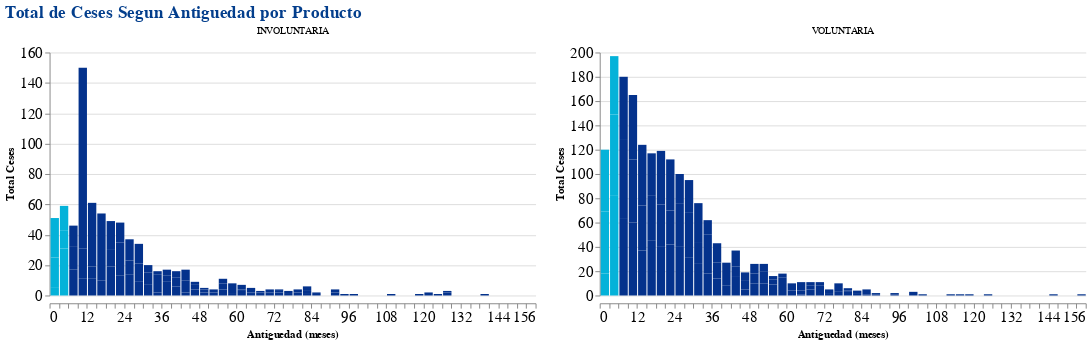

The notebook cell this image was saved under:
### Markdown cell above
* Grafico el total de ceses segun la antiguedad en meses de ambos cargos separados por tipo de cese (Voluntario o Involuntario), para vista general
    * Se ve una diferencia en el comportamiento en la antiguedad de ceses voluntarios vs ceses involuntarios
    * Los colores mas claros reflejan la clasificacion que la empresa le da a los ceses menores de 6 meses como Tempranos
    * En los ceses **involuntarios** el comportamiento durante los 9 primeros meses es diferente a los ceses de meses mayores o iguales a 12, donde ya se puede ver un comportamiento que disminuye en el tiempo
    * En los ceses **voluntarios** el comportamiento diferente se da solo los en 3 primeros meses, del mes 6 adelante los ceses disminuyen con el tiempo
    * Debido a este comportamiento diferente se debe hacer una analisis y prediccion para cada tipo de cese. **Considerando que los ceses involuntarios podrian deberse a despidos por diferente motivos, por lo que el analisis repercutiria en otro proyecto que vaya mas alineado al tema de seleccion, ya que los colaboradores contratados no cumplen con la expectativa de la empresa.**
    * Por lo tanto, para este proyecto se tomaran solo los ceses voluntarios. **Para este caso, al parecer la clasificacion de antiguedad que toma la empresa (6 meses) seria incorrecta, pues el cambio de comportamiento se da desde el mes 3**. Seria necesario un analisi por cargo de Ventas Grupal e Individual para validar esta hipotesis

### Code cell
ceses_antg = ceses.groupby(
    by=['TIPO_CESE','antiguedad_meses'],
    as_index=False
).agg(
    cesados = ('CODIGO', 'count'))

# GRAFICANDO
alt.Chart(ceses_antg).mark_bar(
    color = '#04328C'
).encode(
    x = alt.X(
        'antiguedad_meses',
        bin = alt.BinParams(step=3),
        title = 'Antiguedad (meses)'),
    y = alt.Y(
        'cesados',
        title = 'Total Ceses'),
    color = alt.condition(
        alt.datum.antiguedad_meses < 6.0, 
        alt.value('#04B2D9'),
        alt.value('#04328C')),
    column = alt.Column(
        'TIPO_CESE',
        title = None)
).properties(
    title = 'Total de Ceses Segun Antiguedad por Producto',
    width = 500,
    height = 250
).configure_view(
    strokeWidth = 0
).configure_axis(
    labelFontSize = 15,
    labelAngle = 0
).configure_title(
    fontSize = 18,
    color = '#033E8C'
).resolve_scale(
    y='independent'
)

### Figure 1 — Vega-Lite specification as saved in the notebook (floating-point values rounded to 4 significant figures; data arrays with more than 128 entries replaced by an {"elided": "..."} marker saying what was removed)
{"config": {"view": {"continuousWidth": 400, "continuousHeight": 300, "strokeWidth": 0}, "axis": {"labelAngle": 0, "labelFontSize": 15}, "title": {"color": "#033E8C", "fontSize": 18}}, "data": {"name": "data-e331990f08a38007243b7621961422f8"}, "mark": {"type": "bar", "color": "#04328C"}, "encoding": {"color": {"condition": {"value": "#04B2D9", "test": "(datum.antiguedad_meses < 6.0)"}, "value": "#04328C"}, "column": {"type": "nominal", "field": "TIPO_CESE", "title": null}, "x": {"type": "quantitative", "bin": {"step": 3}, "field": "antiguedad_meses", "title": "Antiguedad (meses)"}, "y": {"type": "quantitative", "field": "cesados", "title": "Total Ceses"}}, "height": 250, "resolve": {"scale": {"y": "independent"}}, "title": "Total de Ceses Segun Antiguedad por Producto", "width": 500, "$schema": "https://vega.github.io/schema/vega-lite/v4.8.1.json", "datasets": {"data-e331990f08a38007243b7621961422f8": {"elided": "189 records"}}}
